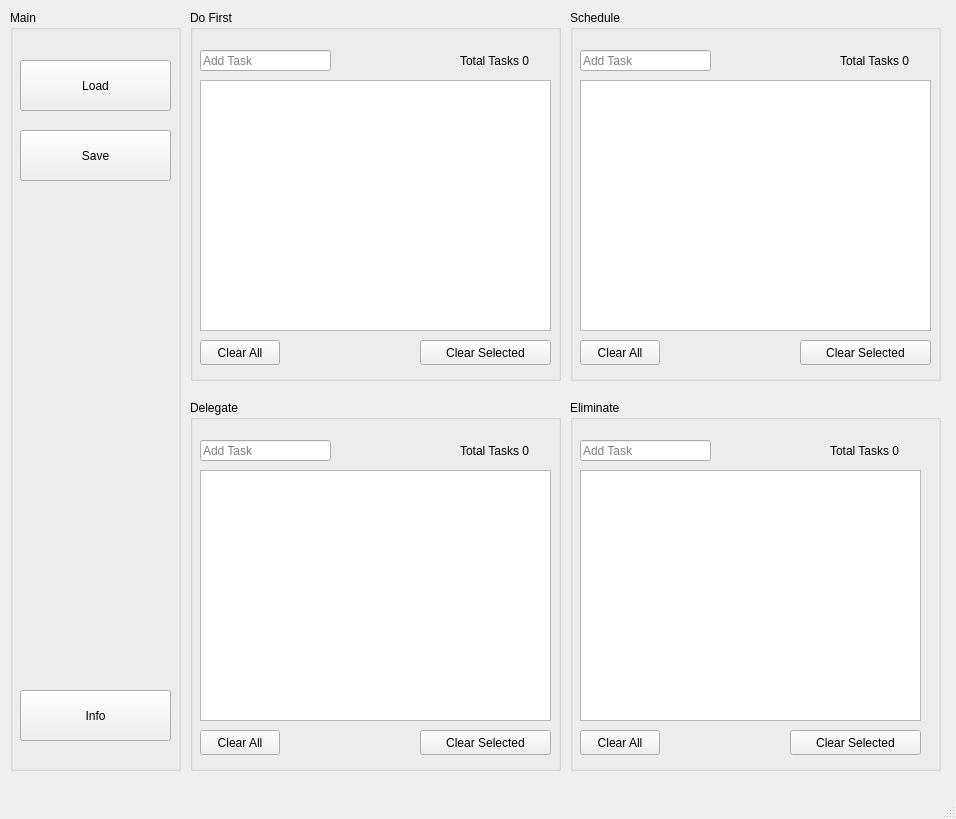
<?xml version="1.0" encoding="UTF-8"?>
<ui version="4.0">
 <class>REisenhowerMatrixMainWindow</class>
 <widget class="QMainWindow" name="REisenhowerMatrixMainWindow">
  <property name="geometry">
   <rect>
    <x>0</x>
    <y>0</y>
    <width>956</width>
    <height>819</height>
   </rect>
  </property>
  <property name="windowTitle">
   <string>REisenhowerMatrix</string>
  </property>
  <widget class="QWidget" name="centralwidget">
   <widget class="QGroupBox" name="mainGroupBox">
    <property name="geometry">
     <rect>
      <x>10</x>
      <y>10</y>
      <width>171</width>
      <height>761</height>
     </rect>
    </property>
    <property name="title">
     <string>Main</string>
    </property>
    <widget class="QPushButton" name="saveButton">
     <property name="geometry">
      <rect>
       <x>10</x>
       <y>120</y>
       <width>151</width>
       <height>51</height>
      </rect>
     </property>
     <property name="text">
      <string>Save</string>
     </property>
     <property name="icon">
      <iconset resource="resources.qrc">
       <normaloff>:/eMatrix/Resources/saveIcon.png</normaloff>:/eMatrix/Resources/saveIcon.png</iconset>
     </property>
     <property name="iconSize">
      <size>
       <width>25</width>
       <height>25</height>
      </size>
     </property>
    </widget>
    <widget class="QPushButton" name="loadButton">
     <property name="geometry">
      <rect>
       <x>10</x>
       <y>50</y>
       <width>151</width>
       <height>51</height>
      </rect>
     </property>
     <property name="text">
      <string>Load</string>
     </property>
     <property name="icon">
      <iconset resource="resources.qrc">
       <normaloff>:/eMatrix/Resources/openFile.png</normaloff>:/eMatrix/Resources/openFile.png</iconset>
     </property>
     <property name="iconSize">
      <size>
       <width>25</width>
       <height>25</height>
      </size>
     </property>
    </widget>
    <widget class="QPushButton" name="infoButton">
     <property name="geometry">
      <rect>
       <x>10</x>
       <y>680</y>
       <width>151</width>
       <height>51</height>
      </rect>
     </property>
     <property name="text">
      <string>Info</string>
     </property>
     <property name="icon">
      <iconset resource="resources.qrc">
       <normaloff>:/eMatrix/Resources/info.png</normaloff>:/eMatrix/Resources/info.png</iconset>
     </property>
     <property name="iconSize">
      <size>
       <width>25</width>
       <height>25</height>
      </size>
     </property>
    </widget>
   </widget>
   <widget class="QGroupBox" name="emDoGroupBox">
    <property name="geometry">
     <rect>
      <x>190</x>
      <y>10</y>
      <width>371</width>
      <height>371</height>
     </rect>
    </property>
    <property name="title">
     <string>Do First</string>
    </property>
    <widget class="QListWidget" name="emDoListWidget">
     <property name="geometry">
      <rect>
       <x>10</x>
       <y>70</y>
       <width>351</width>
       <height>251</height>
      </rect>
     </property>
     <property name="cursor" stdset="0">
      <cursorShape>PointingHandCursor</cursorShape>
     </property>
    </widget>
    <widget class="QLineEdit" name="emDoLineEdit">
     <property name="geometry">
      <rect>
       <x>10</x>
       <y>40</y>
       <width>131</width>
       <height>21</height>
      </rect>
     </property>
     <property name="placeholderText">
      <string>Add Task</string>
     </property>
    </widget>
    <widget class="QLabel" name="emDoTotalTasksLabel">
     <property name="geometry">
      <rect>
       <x>270</x>
       <y>40</y>
       <width>91</width>
       <height>21</height>
      </rect>
     </property>
     <property name="text">
      <string>Total Tasks 0</string>
     </property>
    </widget>
    <widget class="QPushButton" name="emDoClearAllButton">
     <property name="geometry">
      <rect>
       <x>10</x>
       <y>330</y>
       <width>80</width>
       <height>25</height>
      </rect>
     </property>
     <property name="text">
      <string>Clear All</string>
     </property>
    </widget>
    <widget class="QPushButton" name="emDoClearSelectedButton">
     <property name="geometry">
      <rect>
       <x>230</x>
       <y>330</y>
       <width>131</width>
       <height>25</height>
      </rect>
     </property>
     <property name="text">
      <string>Clear Selected</string>
     </property>
     <property name="icon">
      <iconset resource="resources.qrc">
       <normaloff>:/eMatrix/Resources/removeIcon.png</normaloff>:/eMatrix/Resources/removeIcon.png</iconset>
     </property>
    </widget>
   </widget>
   <widget class="QGroupBox" name="emDelegateGroupBox">
    <property name="geometry">
     <rect>
      <x>190</x>
      <y>400</y>
      <width>371</width>
      <height>371</height>
     </rect>
    </property>
    <property name="title">
     <string>Delegate</string>
    </property>
    <widget class="QListWidget" name="emDelegateListWidget">
     <property name="geometry">
      <rect>
       <x>10</x>
       <y>70</y>
       <width>351</width>
       <height>251</height>
      </rect>
     </property>
     <property name="cursor" stdset="0">
      <cursorShape>PointingHandCursor</cursorShape>
     </property>
    </widget>
    <widget class="QLineEdit" name="emDelegateLineEdit">
     <property name="geometry">
      <rect>
       <x>10</x>
       <y>40</y>
       <width>131</width>
       <height>21</height>
      </rect>
     </property>
     <property name="placeholderText">
      <string>Add Task</string>
     </property>
    </widget>
    <widget class="QLabel" name="emDelegateTotalTasksLabel">
     <property name="geometry">
      <rect>
       <x>270</x>
       <y>40</y>
       <width>91</width>
       <height>21</height>
      </rect>
     </property>
     <property name="text">
      <string>Total Tasks 0</string>
     </property>
    </widget>
    <widget class="QPushButton" name="emDelegateClearAllButton">
     <property name="geometry">
      <rect>
       <x>10</x>
       <y>330</y>
       <width>80</width>
       <height>25</height>
      </rect>
     </property>
     <property name="text">
      <string>Clear All</string>
     </property>
    </widget>
    <widget class="QPushButton" name="emDelegateClearSelectedButton">
     <property name="geometry">
      <rect>
       <x>230</x>
       <y>330</y>
       <width>131</width>
       <height>25</height>
      </rect>
     </property>
     <property name="text">
      <string>Clear Selected</string>
     </property>
     <property name="icon">
      <iconset resource="resources.qrc">
       <normaloff>:/eMatrix/Resources/removeIcon.png</normaloff>:/eMatrix/Resources/removeIcon.png</iconset>
     </property>
    </widget>
   </widget>
   <widget class="QGroupBox" name="emScheduleGroupBox">
    <property name="geometry">
     <rect>
      <x>570</x>
      <y>10</y>
      <width>371</width>
      <height>371</height>
     </rect>
    </property>
    <property name="title">
     <string>Schedule</string>
    </property>
    <widget class="QListWidget" name="emScheduleListWidget">
     <property name="geometry">
      <rect>
       <x>10</x>
       <y>70</y>
       <width>351</width>
       <height>251</height>
      </rect>
     </property>
     <property name="cursor" stdset="0">
      <cursorShape>PointingHandCursor</cursorShape>
     </property>
    </widget>
    <widget class="QLineEdit" name="emScheduleLineEdit">
     <property name="geometry">
      <rect>
       <x>10</x>
       <y>40</y>
       <width>131</width>
       <height>21</height>
      </rect>
     </property>
     <property name="placeholderText">
      <string>Add Task</string>
     </property>
    </widget>
    <widget class="QLabel" name="emScheduleTotalTasksLabel">
     <property name="geometry">
      <rect>
       <x>270</x>
       <y>40</y>
       <width>91</width>
       <height>21</height>
      </rect>
     </property>
     <property name="text">
      <string>Total Tasks 0</string>
     </property>
    </widget>
    <widget class="QPushButton" name="emScheduleClearAllButton">
     <property name="geometry">
      <rect>
       <x>10</x>
       <y>330</y>
       <width>80</width>
       <height>25</height>
      </rect>
     </property>
     <property name="text">
      <string>Clear All</string>
     </property>
    </widget>
    <widget class="QPushButton" name="emScheduleClearSelectedButton">
     <property name="geometry">
      <rect>
       <x>230</x>
       <y>330</y>
       <width>131</width>
       <height>25</height>
      </rect>
     </property>
     <property name="text">
      <string>Clear Selected</string>
     </property>
     <property name="icon">
      <iconset resource="resources.qrc">
       <normaloff>:/eMatrix/Resources/removeIcon.png</normaloff>:/eMatrix/Resources/removeIcon.png</iconset>
     </property>
    </widget>
   </widget>
   <widget class="QGroupBox" name="emEliminateGroupBox">
    <property name="geometry">
     <rect>
      <x>570</x>
      <y>400</y>
      <width>371</width>
      <height>371</height>
     </rect>
    </property>
    <property name="title">
     <string>Eliminate</string>
    </property>
    <widget class="QListWidget" name="emEliminateListWidget">
     <property name="geometry">
      <rect>
       <x>10</x>
       <y>70</y>
       <width>341</width>
       <height>251</height>
      </rect>
     </property>
     <property name="cursor" stdset="0">
      <cursorShape>PointingHandCursor</cursorShape>
     </property>
    </widget>
    <widget class="QLineEdit" name="emEliminateLineEdit">
     <property name="geometry">
      <rect>
       <x>10</x>
       <y>40</y>
       <width>131</width>
       <height>21</height>
      </rect>
     </property>
     <property name="placeholderText">
      <string>Add Task</string>
     </property>
    </widget>
    <widget class="QLabel" name="emEliminateTotalTasksLabel">
     <property name="geometry">
      <rect>
       <x>260</x>
       <y>40</y>
       <width>91</width>
       <height>21</height>
      </rect>
     </property>
     <property name="text">
      <string>Total Tasks 0</string>
     </property>
    </widget>
    <widget class="QPushButton" name="emEliminateClearAllButton">
     <property name="geometry">
      <rect>
       <x>10</x>
       <y>330</y>
       <width>80</width>
       <height>25</height>
      </rect>
     </property>
     <property name="text">
      <string>Clear All</string>
     </property>
    </widget>
    <widget class="QPushButton" name="emEliminateClearSelectedButton">
     <property name="geometry">
      <rect>
       <x>220</x>
       <y>330</y>
       <width>131</width>
       <height>25</height>
      </rect>
     </property>
     <property name="text">
      <string>Clear Selected</string>
     </property>
     <property name="icon">
      <iconset resource="resources.qrc">
       <normaloff>:/eMatrix/Resources/removeIcon.png</normaloff>:/eMatrix/Resources/removeIcon.png</iconset>
     </property>
    </widget>
   </widget>
  </widget>
  <widget class="QMenuBar" name="menubar">
   <property name="geometry">
    <rect>
     <x>0</x>
     <y>0</y>
     <width>956</width>
     <height>20</height>
    </rect>
   </property>
  </widget>
  <widget class="QStatusBar" name="statusbar"/>
 </widget>
 <resources>
  <include location="resources.qrc"/>
 </resources>
 <connections/>
</ui>
